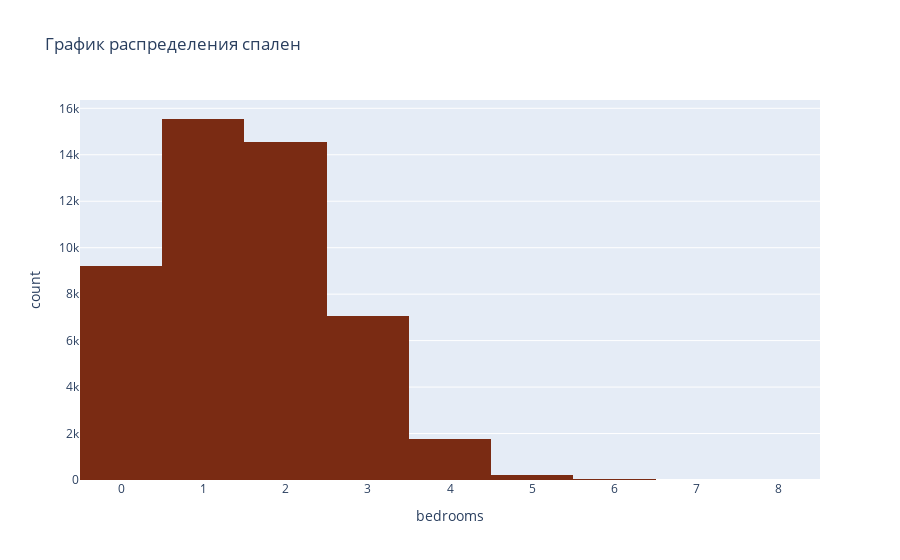

Notebook cell for this chart:
### Code cell
bed_hist = px.histogram(df, x='bedrooms', title='График распределения спален', color_discrete_sequence=['rgb(122,43,19)'])
bed_hist.show()

### Figure 1 — Plotly figure (JSON) as saved in the notebook; plotly's stock layout.template omitted (floating-point values rounded to 4 significant figures; data arrays with more than 128 entries replaced by an {"elided": "..."} marker saying what was removed)
{"data": [{"bingroup": "x", "hovertemplate": "bedrooms=%{x}<br>count=%{y}<extra></extra>", "legendgroup": "", "marker": {"color": "rgb(122,43,19)", "pattern": {"shape": ""}}, "name": "", "orientation": "v", "showlegend": false, "type": "histogram", "x": {"elided": "48379 int values"}, "xaxis": "x", "yaxis": "y"}], "layout": {"barmode": "relative", "legend": {"tracegroupgap": 0}, "title": {"text": "График распределения спален"}, "xaxis": {"anchor": "y", "domain": [0, 1], "title": {"text": "bedrooms"}}, "yaxis": {"anchor": "x", "domain": [0, 1], "title": {"text": "count"}}}}
